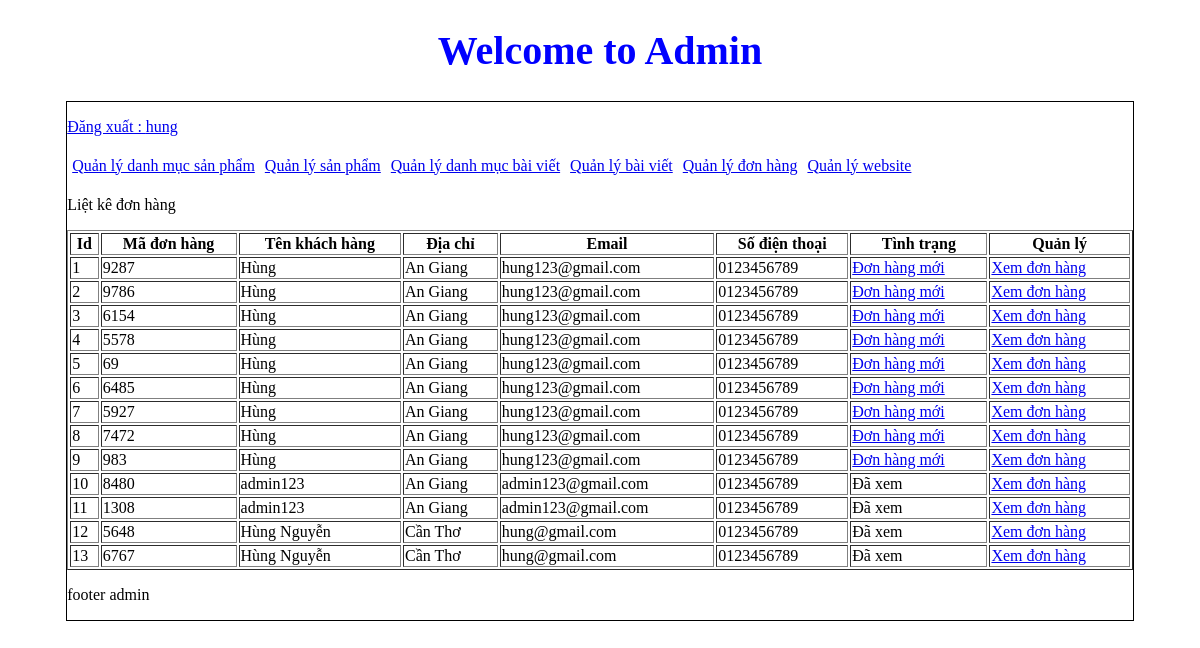
/admin/index.php?action=quanlydonhang&query=lietke (signed in), run on the app's committed database.
### tables this page shows
CREATE TABLE `cart` (
  `id_cart` int(11) NOT NULL,
  `id_khachhang` int(11) NOT NULL,
  `code_cart` varchar(10) NOT NULL,
  `cart_status` int(11) NOT NULL
);

CREATE TABLE `dangky` (
  `id_dangky` int(11) NOT NULL,
  `tenkhachhang` varchar(200) NOT NULL,
  `email` varchar(100) NOT NULL,
  `diachi` varchar(200) NOT NULL,
  `matkhau` varchar(100) NOT NULL,
  `dienthoai` varchar(20) NOT NULL
);

### admin/modules/quanlydonhang/lietke.php (the view)
<p>Liệt kê đơn hàng</p>
<?php
    $sql_lietke_dh = "SELECT * FROM cart, dangky WHERE cart.id_khachhang = dangky.id_dangky ORDER BY cart.id_cart DESC";
    $query_lietke_dh = mysqli_query($mysqli, $sql_lietke_dh);
?>
<table style="width: 100%;" border="1px" style="border-collapse: collapse;">
    <tr>
        <th>Id</th>
        <th>Mã đơn hàng</th>
        <th>Tên khách hàng</th>
        <th>Địa chỉ</th>
        <th>Email</th>
        <th>Số điện thoại</th>
        <th>Tình trạng</th>
        <th>Quản lý</th>
    </tr>
    <?php
    $i = 0;
    while ($row = mysqli_fetch_array($query_lietke_dh)) {
        $i++;
    ?>
        <tr>
            <td><?php echo $i ?></td>
            <td><?php echo $row['code_cart'] ?></td>
            <td><?php echo $row['tenkhachhang'] ?></td>
            <td><?php echo $row['diachi'] ?></td>
            <td><?php echo $row['email'] ?></td>
            <td><?php echo $row['dienthoai'] ?></td>
            <td>
                <?php
                    if($row['cart_status']==1){
                        echo '<a href="modules/quanlydonhang/xuly.php?code='.$row['code_cart'].'">Đơn hàng mới</a>';
                    } else {
                        echo 'Đã xem';
                    }
                ?>
            </td>
            <td><a href="index.php?action=donhang&query=xemdonhang&code=<?php echo $row['code_cart'] ?>">Xem đơn hàng</a></td>
        </tr>
    <?php
    }
    ?>
</table>

### data on the page
cart: code_cart "9287", dangky.tenkhachhang "Hùng", dangky.diachi "An Giang", dangky.email "hung123@gmail.com", dangky.dienthoai "0123456789"
cart: code_cart "9786", dangky.tenkhachhang "Hùng", dangky.diachi "An Giang", dangky.email "hung123@gmail.com", dangky.dienthoai "0123456789"
cart: code_cart "6154", dangky.tenkhachhang "Hùng", dangky.diachi "An Giang", dangky.email "hung123@gmail.com", dangky.dienthoai "0123456789"
cart: code_cart "5578", dangky.tenkhachhang "Hùng", dangky.diachi "An Giang", dangky.email "hung123@gmail.com", dangky.dienthoai "0123456789"
cart: code_cart "69", dangky.tenkhachhang "Hùng", dangky.diachi "An Giang", dangky.email "hung123@gmail.com", dangky.dienthoai "0123456789"
cart: code_cart "6485", dangky.tenkhachhang "Hùng", dangky.diachi "An Giang", dangky.email "hung123@gmail.com", dangky.dienthoai "0123456789"
cart: code_cart "5927", dangky.tenkhachhang "Hùng", dangky.diachi "An Giang", dangky.email "hung123@gmail.com", dangky.dienthoai "0123456789"
cart: code_cart "7472", dangky.tenkhachhang "Hùng", dangky.diachi "An Giang", dangky.email "hung123@gmail.com", dangky.dienthoai "0123456789"
cart: code_cart "983", dangky.tenkhachhang "Hùng", dangky.diachi "An Giang", dangky.email "hung123@gmail.com", dangky.dienthoai "0123456789"
cart: code_cart "8480", dangky.tenkhachhang "admin123", dangky.diachi "An Giang", dangky.email "admin123@gmail.com", dangky.dienthoai "0123456789", cart_status "Đã xem"
cart: code_cart "1308", dangky.tenkhachhang "admin123", dangky.diachi "An Giang", dangky.email "admin123@gmail.com", dangky.dienthoai "0123456789", cart_status "Đã xem"
cart: code_cart "5648", dangky.tenkhachhang "Hùng Nguyễn", dangky.diachi "Cần Thơ", dangky.email "hung@gmail.com", dangky.dienthoai "0123456789", cart_status "Đã xem"
cart: code_cart "6767", dangky.tenkhachhang "Hùng Nguyễn", dangky.diachi "Cần Thơ", dangky.email "hung@gmail.com", dangky.dienthoai "0123456789", cart_status "Đã xem"

### other printed values
$_SESSION['dangnhap'] "hung"
